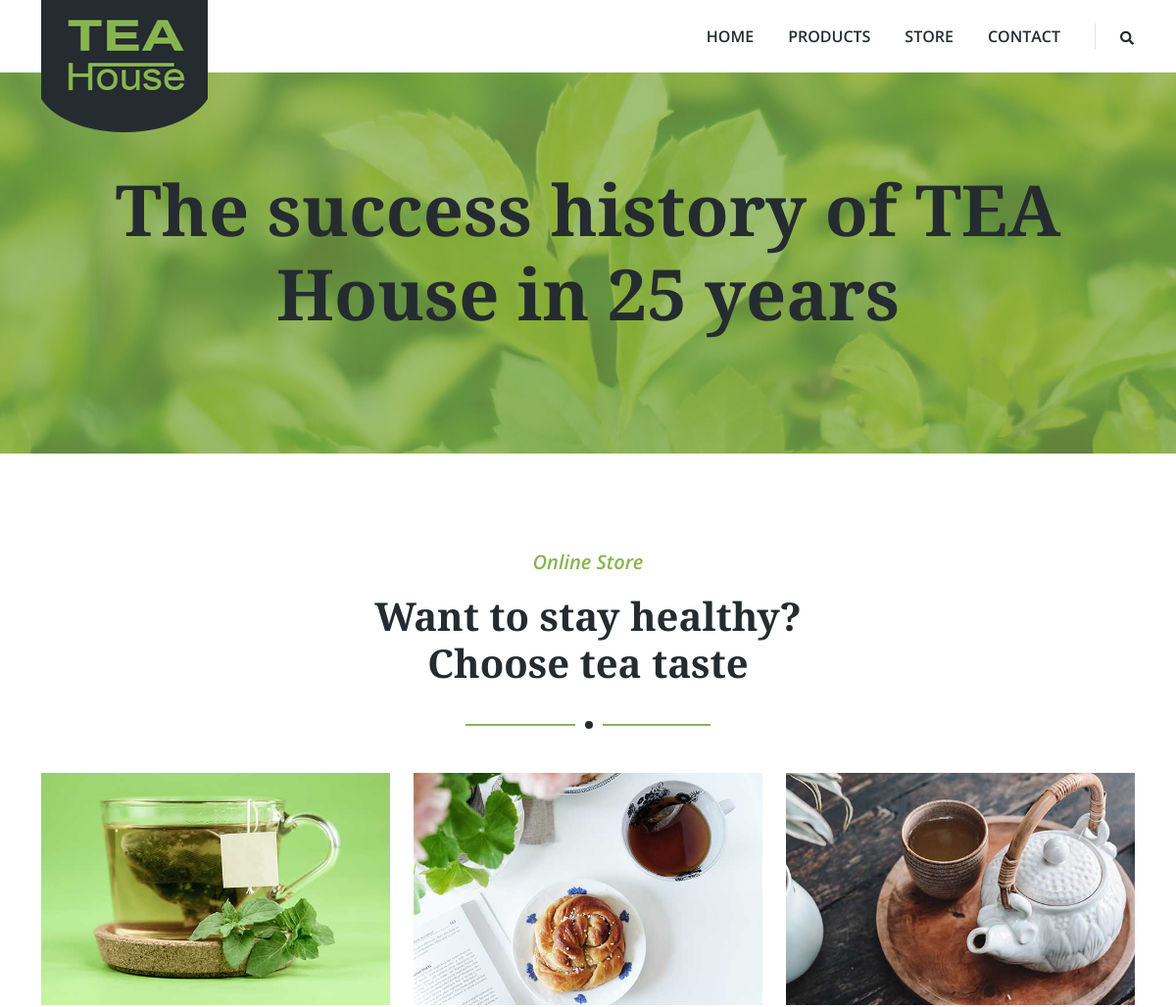
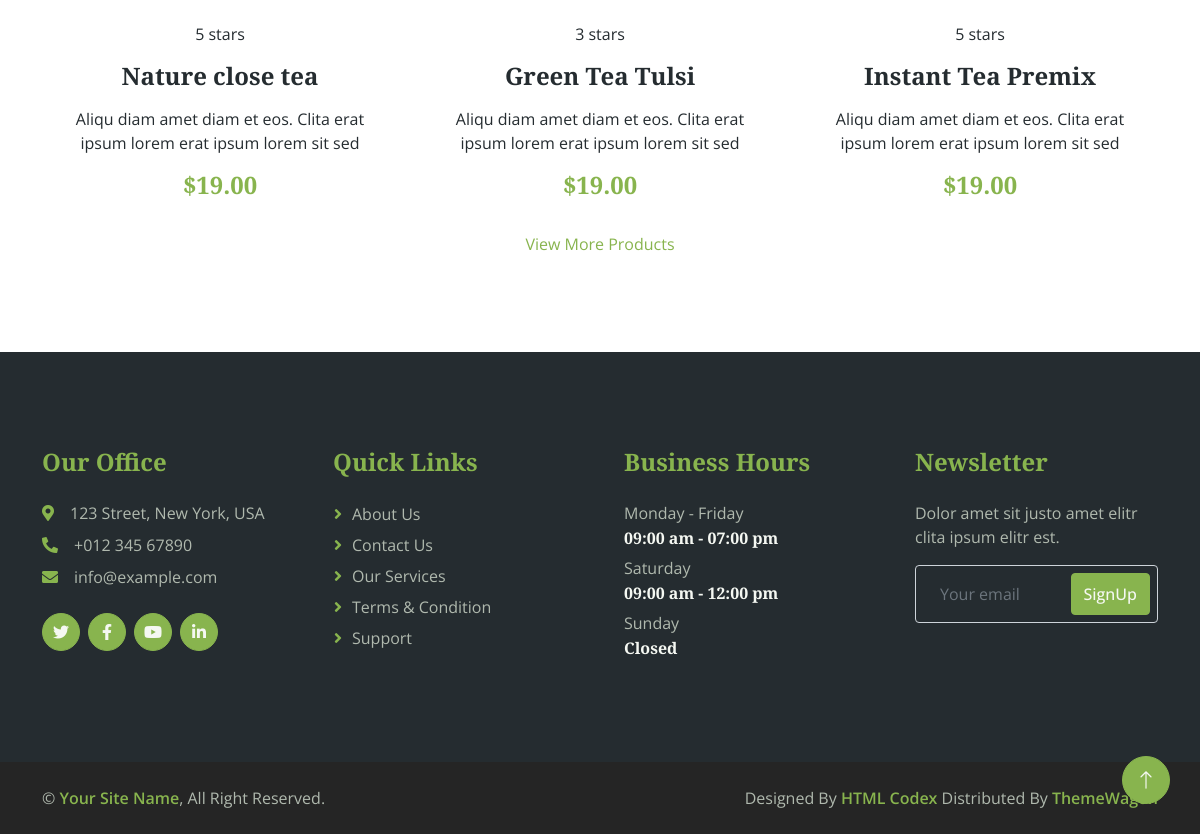
/store/, run on the app's committed database (2 pictures, top to bottom).
### store/models.py (models this page shows, shortened)
class Product(models.Model):
    title = models.CharField(max_length=255)
    description = models.TextField()
    price = models.DecimalField(max_digits=10, decimal_places=2)
    rating = models.PositiveIntegerField(default=0)
    image = models.ImageField(upload_to='product_images/')
    created_at = models.DateTimeField(auto_now_add=True)
    updated_at = models.DateTimeField(auto_now=True)

### store/views.py (the view)
# urls.py: path('store/', include('store.urls')),
def store(request):
    products=Product.objects.all()
    return render(request, 'store/store.html', {'products':products})

### store/templates/store/store.html (shortened to what this page needs)
{% extends 'core/base.html' %}
{% block content %}
{% load static %}
<div class="container-xxl py-5">
    <div class="container">
        <div class="section-title text-center mx-auto wow fadeInUp" data-wow-delay="0.1s" style="max-width: 500px;">
            <p class="fs-5 fw-medium fst-italic text-primary">Online Store</p>
            <h1 class="display-6">Want to stay healthy? Choose tea taste</h1>
        </div>
        <div class="row g-4">
            {% for product in products %}
            <div class="col-lg-4 col-md-6 wow fadeInUp" data-wow-delay="{{ forloop.counter|add:1 }}00ms">
                <div class="store-item position-relative text-center">
                    <img class="img-fluid" src="{{ product.image.url }}" alt="{{ product.title }}">
                    <div class="p-4">
                        <div class="text-center mb-3">
                            <p>{{ product.rating }} stars</p>
                        </div>
                        <h4 class="mb-3">{{ product.title }}</h4>
                        <p>{{ product.description }}</p>
                        <h4 class="text-primary">${{ product.price }}</h4>
                    </div>
                </div>
            </div>
            {% endfor %}
        </div>
        <div class="col-12 text-center wow fadeInUp" data-wow-delay="0.1s">
            <a href=" class="btn btn-primary rounded-pill py-3 px-5">View More Products</a>
        </div>
    </div>
</div>
{% endblock %}

### core/templates/core/base.html (shortened to what this page needs)
<!DOCTYPE html>
<html lang="en">
<head>
    {% load static %}
    <link href="https://cdnjs.cloudflare.com/ajax/libs/font-awesome/5.10.0/css/all.min.css" rel="stylesheet">
    <link href="https://cdn.jsdelivr.net/npm/bootstrap-icons@1.4.1/font/bootstrap-icons.css" rel="stylesheet">
    <link href="{% static 'core/lib/animate/animate.min.css' %}" rel="stylesheet">
    <link href="{% static 'core/lib/owlcarousel/assets/owl.carousel.min.css' %}" rel="stylesheet">
    <link href="{% static 'core/css/bootstrap.min.css' %}" rel="stylesheet">
    <link href="{% static 'core/css/style.css' %}" rel="stylesheet">
</head>
<body>
    <div class="container-fluid bg-white sticky-top">
        <div class="container">
            <nav class="navbar navbar-expand-lg bg-white navbar-light py-2 py-lg-0">
                <a href="{% url 'home' %}" class="navbar-brand">
                    <img class="img-fluid" src="{% static 'core/img/logo.png' %}" alt="Logo">
                </a>
                <div class="collapse navbar-collapse" id="navbarCollapse">
                    <div class="navbar-nav ms-auto">
                        <a href="{% url 'home' %}" class="nav-item nav-link">Home</a>
                        <a href="{% url 'products' %}" class="nav-item nav-link">Products</a>
                        <a href="{% url 'store' %}" class="nav-item nav-link">Store</a>
                        <a href="{% url 'contact' %}" class="nav-item nav-link">Contact</a>
                    </div>
                    <div class="border-start ps-4 d-none d-lg-block">
                        <button type="button" class="btn btn-sm p-0"><i class="fa fa-search"></i></button>
                    </div>
                </div>
            </nav>
        </div>
    </div>
    <div class="container-fluid page-header py-5 mb-5 wow fadeIn" data-wow-delay="0.1s">
        <div class="container text-center py-5">
            <h1 class="display-2 text-dark mb-4 animated slideInDown">The success history of TEA House in 25 years</h1>
        </div>
    </div>
       {% block content %}{% endblock %}
     <div class="container-fluid bg-dark footer mt-5 py-5 wow fadeIn" data-wow-delay="0.1s">
        <div class="container py-5">
            <div class="row g-5">
                <div class="col-lg-3 col-md-6">
                    <h4 class="text-primary mb-4">Our Office</h4>
                    <p class="mb-2"><i class="fa fa-map-marker-alt text-primary me-3"></i>123 Street, New York, USA</p>
                    <p class="mb-2"><i class="fa fa-phone-alt text-primary me-3"></i>+012 345 67890</p>
                    <p class="mb-2"><i class="fa fa-envelope text-primary me-3"></i>info@example.com</p>
                    <div class="d-flex pt-3">
                        <a class="btn btn-square btn-primary rounded-circle me-2" href=""><i class="fab fa-twitter"></i></a>
                        <a class="btn btn-square btn-primary rounded-circle me-2" href=""><i class="fab fa-facebook-f"></i></a>
                        <a class="btn btn-square btn-primary rounded-circle me-2" href=""><i class="fab fa-youtube"></i></a>
                        <a class="btn btn-square btn-primary rounded-circle me-2" href=""><i class="fab fa-linkedin-in"></i></a>
                    </div>
                </div>
                <div class="col-lg-3 col-md-6">
                    <h4 class="text-primary mb-4">Quick Links</h4>
                    <a class="btn btn-link" href="">About Us</a>
                    <a class="btn btn-link" href="">Contact Us</a>
                    <a class="btn btn-link" href="">Our Services</a>
                    <a class="btn btn-link" href="">Terms & Condition</a>
                    <a class="btn btn-link" href="">Support</a>
                </div>
                <div class="col-lg-3 col-md-6">
                    <h4 class="text-primary mb-4">Business Hours</h4>
                    <p class="mb-1">Monday - Friday</p>
                    <h6 class="text-light">09:00 am - 07:00 pm</h6>
                    <p class="mb-1">Saturday</p>
                    <h6 class="text-light">09:00 am - 12:00 pm</h6>
                    <p class="mb-1">Sunday</p>
                    <h6 class="text-light">Closed</h6>
                </div>
                <div class="col-lg-3 col-md-6">
                    <h4 class="text-primary mb-4">Newsletter</h4>
                    <p>Dolor amet sit justo amet elitr clita ipsum elitr est.</p>
                    <div class="position-relative w-100">
                        <input class="form-control bg-transparent w-100 py-3 ps-4 pe-5" type="text" placeholder="Your email">
                        <button type="button" class="btn btn-primary py-2 position-absolute top-0 end-0 mt-2 me-2">SignUp</button>
                    </div>
                </div>
            </div>
        </div>
    </div>
    <div class="container-fluid copyright py-4">
        <div class="container">
            <div class="row">
                <div class="col-md-6 text-center text-md-start mb-3 mb-md-0">
                    &copy; <a class="fw-medium" href="#">Your Site Name</a>, All Right Reserved.
                </div>
                <div class="col-md-6 text-center text-md-end">
                    Designed By <a class="fw-medium" href="https://htmlcodex.com">HTML Codex</a> Distributed By <a class="fw-medium" href="https://themewagon.com">ThemeWagon</a>
                </div>
            </div>
        </div>
    </div>
    <a href="#" class="btn btn-lg btn-primary btn-lg-square rounded-circle back-to-top"><i class="bi bi-arrow-up"></i></a>
</body>
</html>

### core/static/core/css/style.css (style rules this page uses)
:root { --primary: #88B44E; --secondary: #FB9F38; --light: #F5F8F2; --dark: #252C30; }
.back-to-top { position: fixed; display: none; right: 30px; bottom: 30px; z-index: 99; }
.fw-medium { font-weight: 600; }
.btn { transition: .5s; font-weight: 500; }
.btn-primary, .btn-outline-primary:hover { color: var(--light); }
.btn-square { width: 38px; height: 38px; }
.btn-lg-square { width: 48px; height: 48px; }
.btn-square, .btn-sm-square, .btn-lg-square { padding: 0; display: flex; align-items: center; justify-content: center; font-weight: normal; }
.sticky-top { top: -150px; transition: .5s; }
.navbar .navbar-brand { position: absolute; padding: 0; width: 170px; height: 135px; top: 0; left: 0; }
.navbar .navbar-nav .nav-link { margin-right: 35px; padding: 25px 0; color: var(--dark); font-weight: 600; text-transform: uppercase; outline: none; }
.page-header { background: linear-gradient(rgba(136, 180, 78, .7), rgba(136, 180, 78, .7)), url(../img/carousel-1.jpg) center center no-repeat; background-size: cover; }
.section-title { position: relative; margin-bottom: 3rem; padding-bottom: 2rem; }
.section-title::before { position: absolute; content: ""; width: 50%; height: 2px; bottom: 0; left: 0; background: var(--primary); }
.section-title::after { position: absolute; content: ""; width: 28px; height: 28px; bottom: -13px; left: calc(25% - 13px); background: var(--dark); border: 10px solid #FFFFFF; border-radius: 28px; }
.section-title.text-center::before { left: 25%; }
.section-title.text-center::after { left: calc(50% - 13px); }
.footer { color: #B0B9AE; }
.footer .btn.btn-link { display: block; margin-bottom: 5px; padding: 0; text-align: left; color: #B0B9AE; font-weight: normal; text-transform: capitalize; transition: .3s; }
.footer .btn.btn-link::before { position: relative; content: "\f105"; font-family: "Font Awesome 5 Free"; font-weight: 900; color: var(--primary); margin-right: 10px; }
.copyright { color: #B0B9AE; }
.copyright { background: #252525; }

### data on the page
Product: image (picture), rating "5", title "Nature close tea", description "Aliqu diam amet diam et eos. Clita erat ipsum lorem erat ipsum lorem sit sed", price "19.00"
Product: image (picture), rating "3", title "Green Tea Tulsi", description "Aliqu diam amet diam et eos. Clita erat ipsum lorem erat ipsum lorem sit sed", price "19.00"
Product: image (picture), rating "5", title "Instant Tea Premix", description "Aliqu diam amet diam et eos. Clita erat ipsum lorem erat ipsum lorem sit sed", price "19.00"
